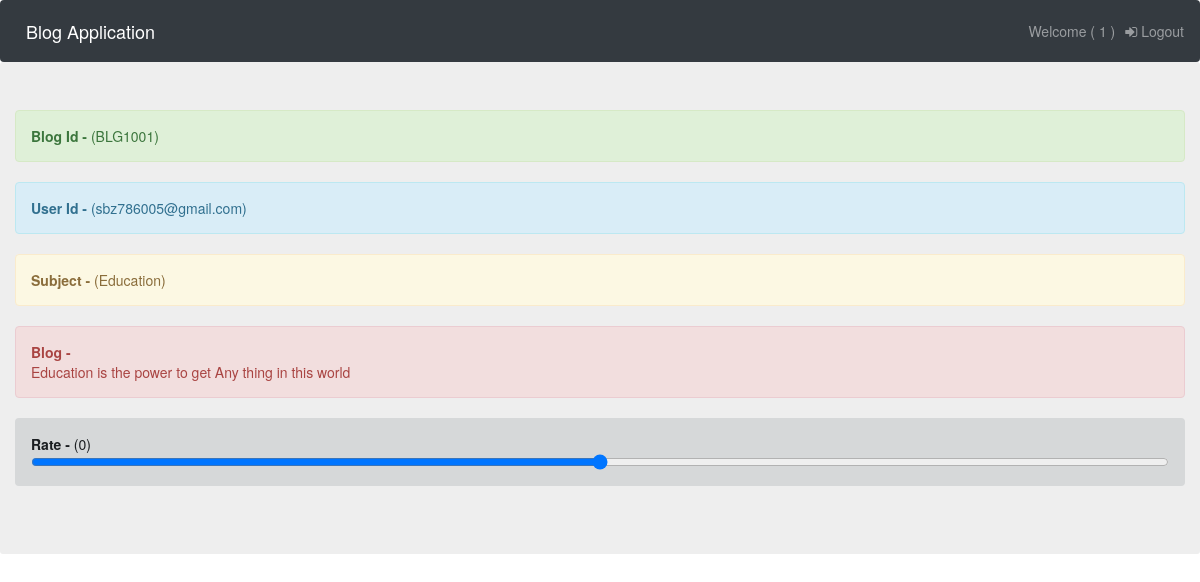
Screenshot of /showbloguser/BLG1001/1 with the database file from the repository.
### blogapp/models.py (models this page shows)
class Blog(models.Model):
	blogid=models.CharField(max_length=30)
	userid=models.CharField(max_length=30)
	subject=models.CharField(max_length=30)
	blogtext=models.CharField(max_length=250)
	rating=models.IntegerField()
	class Meta:
		db_table='Blog'

### blogapp/views.py (the view)
# urls.py: path('showbloguser/<str:bid>/<str:uid>',showbloguser),
def showbloguser(request,bid,uid):
	ob=Blog.objects.filter(blogid=bid)
	return render(request,'singleblog.html',{"blog":ob,"d":uid})

### blogapp/templates/singleblog.html (shortened to what this page needs)
<!DOCTYPE html>
<html>
<head>
	{% load static %}
	<link rel="stylesheet" type="text/css" href="{% static 'css/bootstrap.css' %}">
	<link rel="stylesheet" type="text/css" href="{% static 'css/bootstrap.min.css' %}">
	<link rel="stylesheet" href="https://cdnjs.cloudflare.com/ajax/libs/font-awesome/4.7.0/css/font-awesome.min.css">
  <link rel="stylesheet" href="https://maxcdn.bootstrapcdn.com/bootstrap/3.4.0/css/bootstrap.min.css">
</head>
<body>
<nav class="navbar navbar-expand-sm navbar-fixed bg-dark navbar-dark" style="margin-bottom: 0px;">
  <a class="navbar-brand" href="/index/">Blog Application</a>
  <ul class="navbar-nav" style="margin-left: auto;">
    <li class="nav-item">
      <a class="nav-link" href="#">Welcome ( {{d}} )</a>
    </li>
    <li class="nav-item">
      <a class="nav-link" href="/sign/"><i class="fa fa-sign-in"></i> Logout</a>
    </li>
  </ul>
</nav>
<div class="container-fluid jumbotron">
	<div class="panel-group">
	{% for x in blog %}
    <div class="alert alert-success">
    <strong>Blog Id - </strong> ({{x.blogid}})</a>
  </div>
  <div class="alert alert-info">
    <strong>User Id - </strong> ({{x.userid}})</a>
  </div>
  <div class="alert alert-warning">
    <strong>Subject - </strong> ({{x.subject}})
  </div>
  <div class="alert alert-danger">
    <strong>Blog - </strong> <br> {{x.blogtext}}
  </div>
  <div class="alert alert-dark">
    <strong>Rate - </strong> ({{x.rating}}) <br> <input type="range" min="0" max="10" name="">
  </div>
    {% endfor %}
</div>
</div>
</body>
</html>

### rows the page displays
Blog: blogid "BLG1001", userid "sbz786005@gmail.com", subject "Education", blogtext "Education is the power to get Any thing in this world", rating "0"

### other values shown
{{ d }} "1"
